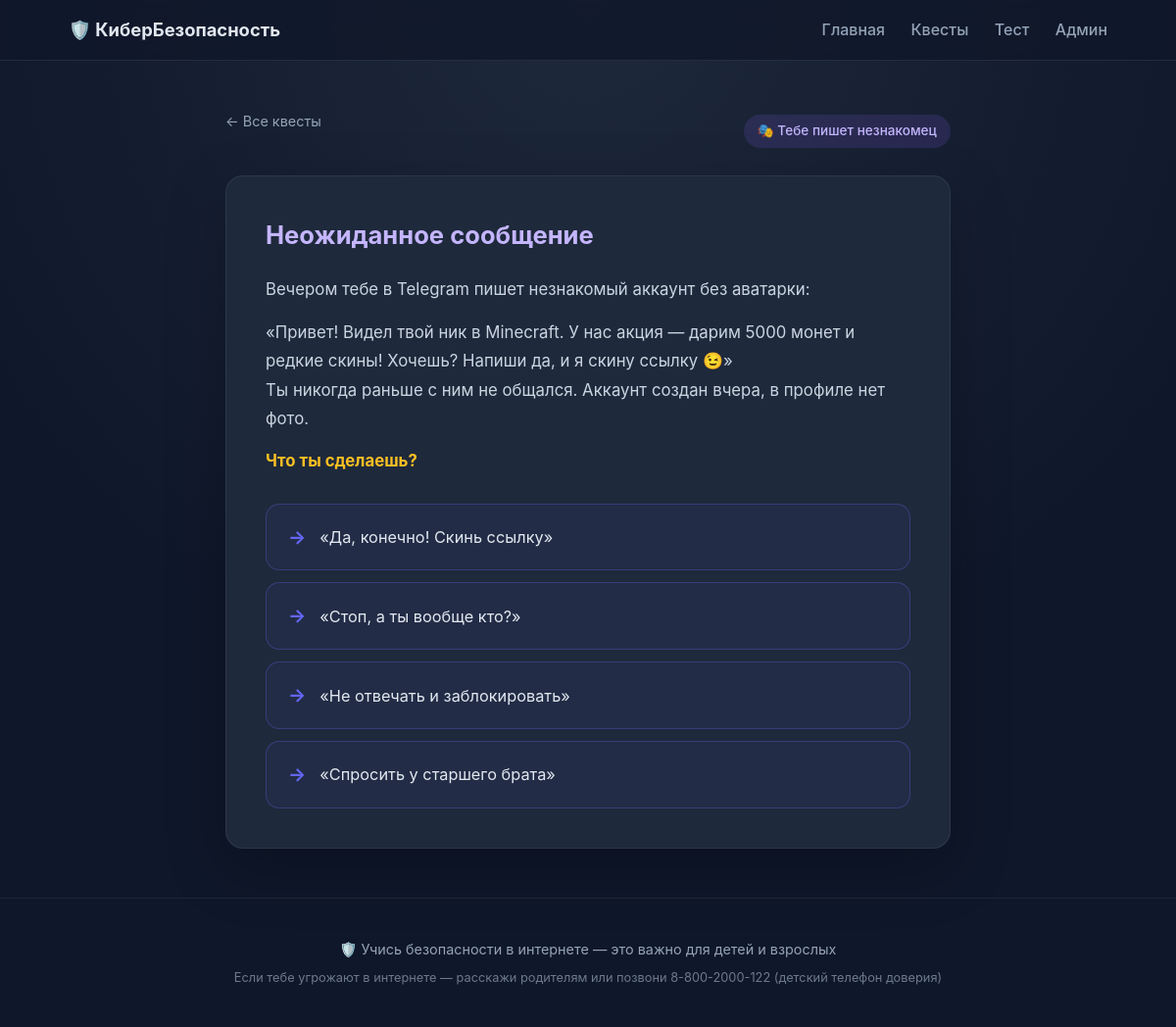
Screenshot of /quest/stranger-message/scene/1/ with the database file from the repository.
### core/models.py (models this page shows, shortened)
class Quest(models.Model):
    title = models.CharField('Название квеста', max_length=200)
    slug = models.SlugField('URL', unique=True)
    description = models.TextField('Описание для карточки')
    icon = models.CharField('Иконка (эмодзи)', max_length=10, default='🎭')
    color = models.CharField('Цвет карточки', max_length=7, default='#8b5cf6')
    order = models.PositiveIntegerField('Порядок', default=0)
    start_scene = models.ForeignKey(
        'QuestScene',
        related_name='+',
        null=True, blank=True,
        on_delete=models.SET_NULL,
        verbose_name='Стартовая сцена'
    )
    class Meta:
        ordering = ['order']
        verbose_name = 'Квест'
        verbose_name_plural = 'Квесты'

class QuestScene(models.Model):
    quest = models.ForeignKey(Quest, related_name='scenes',
                              on_delete=models.CASCADE, verbose_name='Квест')
    title = models.CharField('Заголовок сцены', max_length=200)
    text = models.TextField('Текст ситуации (можно HTML)')
    is_ending = models.BooleanField('Финальная сцена', default=False)
    ending_type = models.CharField(
        'Тип финала', max_length=10, blank=True,
        choices=[
            ('good', '✅ Хороший'),
            ('bad', '❌ Плохой'),
            ('neutral', '🤔 Нейтральный'),
        ]
    )
    class Meta:
        ordering = ['id']
        verbose_name = 'Сцена квеста'
        verbose_name_plural = 'Сцены квестов'

class QuestChoice(models.Model):
    scene = models.ForeignKey(QuestScene, related_name='choices',
                              on_delete=models.CASCADE, verbose_name='Сцена')
    text = models.CharField('Текст выбора', max_length=200)
    next_scene = models.ForeignKey(
        QuestScene, related_name='+',
        on_delete=models.CASCADE,
        verbose_name='Ведёт к сцене'
    )
    order = models.PositiveIntegerField('Порядок', default=0)
    class Meta:
        ordering = ['order']
        verbose_name = 'Вариант выбора'
        verbose_name_plural = 'Варианты выбора'

### core/views.py (the view)
# urls.py: path('quest/<slug:slug>/scene/<int:scene_id>/', views.quest_scene, name='quest_scene'),
def quest_scene(request, slug, scene_id):
    quest = get_object_or_404(Quest, slug=slug)
    scene = get_object_or_404(QuestScene, id=scene_id, quest=quest)
    return render(request, 'core/scene.html', {
        'quest': quest,
        'scene': scene,
    })

### core/templates/core/scene.html (shortened to what this page needs)
{% extends 'core/base.html' %}
{% load static %}
{% block content %}
<section class="container quest-scene">
  <div class="quest-header">
    <a href="{% url 'quest_list' %}" class="back">← Все квесты</a>
    <span class="quest-label">{{ quest.icon }} {{ quest.title }}</span>
  </div>
  <div class="scene-card">
    <h1 class="scene-title">{{ scene.title }}</h1>
    <div class="scene-text">{{ scene.text|safe }}</div>
    {% if scene.is_ending %}
      <div class="ending ending-{{ scene.ending_type }}">
        {% if scene.ending_type == 'good' %}
          <div class="ending-emoji">🎉</div>
          <h2>Отличный финал!</h2>
          <p>Ты поступил правильно. Так держать!</p>
        {% elif scene.ending_type == 'bad' %}
          <div class="ending-emoji">💔</div>
          <h2>Плохой финал</h2>
          <p>Так делать не стоит. Давай попробуем ещё раз?</p>
        {% else %}
          <div class="ending-emoji">🤔</div>
          <h2>Нейтральный финал</h2>
          <p>Можно было бы поступить лучше.</p>
        {% endif %}
      </div>
      <div class="scene-actions">
        <a href="{{ quest.get_absolute_url }}" class="btn">🔄 Пройти заново</a>
        <a href="{% url 'quest_list' %}" class="btn btn-secondary">К другим квестам</a>
      </div>
    {% else %}
      <div class="choices">
        {% for c in scene.choices.all %}
          <a href="{% url 'quest_scene' quest.slug c.next_scene.id %}" class="choice">
            <span class="choice-arrow">→</span>
            <span>{{ c.text }}</span>
          </a>
        {% empty %}
          <p class="empty">В этой сцене нет выборов. Добавь их в админке.</p>
        {% endfor %}
      </div>
    {% endif %}
  </div>
</section>
{% endblock %}

### static/css/style.css (style rules this page uses)
:root { --bg: #0f172a; --card: #1e293b; --text: #e2e8f0; --muted: #94a3b8; --primary: #6366f1; --radius: 18px; }
* { box-sizing: border-box; margin: 0; padding: 0; }
body { font-family: 'Inter', -apple-system, 'Segoe UI', Roboto, sans-serif; background: radial-gradient(circle at top, #1e293b, #0f172a 60%); color: var(--text); line-height: 1.6; min-height: 100vh; display: flex; flex-direction: column; }
.container { max-width: 1100px; margin: 0 auto; padding: 0 20px; }
.back { color: var(--muted); text-decoration: none; font-size: .9rem; display: block; margin-bottom: 20px; }
.quest-scene { max-width: 780px; padding: 50px 20px; }
.quest-header { display: flex; justify-content: space-between; align-items: center; margin-bottom: 24px; flex-wrap: wrap; gap: 12px; }
.quest-label { background: rgba(139, 92, 246, .15); color: #c4b5fd; padding: 6px 14px; border-radius: 999px; font-size: .85rem; font-weight: 500; }
.scene-card { background: var(--card); border-radius: var(--radius); padding: 40px; border: 1px solid rgba(148, 163, 184, .12); box-shadow: 0 20px 60px rgba(0, 0, 0, .25); }
.scene-title { font-size: 1.6rem; margin-bottom: 20px; color: #c4b5fd; }
.scene-text { font-size: 1.05rem; line-height: 1.75; color: #cbd5e1; margin-bottom: 28px; }
.scene-text p { margin-bottom: 14px; }
.scene-text strong { color: #fbbf24; }
.choices { display: flex; flex-direction: column; gap: 12px; }
.choice { display: flex; align-items: center; gap: 14px; background: rgba(99, 102, 241, .06); border: 1px solid rgba(99, 102, 241, .3); border-radius: 14px; padding: 18px 22px; color: var(--text); text-decoration: none; font-size: 1.02rem; transition: all .2s ease; position: relative; }
.choice-arrow { color: var(--primary); font-size: 1.2rem; font-weight: 700; flex-shrink: 0; }

### rows the page displays
Quest: icon "🎭", title "Тебе пишет незнакомец"
QuestScene: title "Неожиданное сообщение", text "Вечером тебе в Telegram пишет незнакомый аккаунт без аватарки: «Привет! Видел твой ник в Minecraft. У нас акция — дарим 5000 монет и редкие скины! Хочешь? Напиши да, и я скину ссылку 😉» Ты никогда раньше с ним не общался. Аккаунт создан вчера, в профиле нет фото. Что ты сделаешь?"
QuestChoice: text "«Да, конечно! Скинь ссылку»"
QuestChoice: text "«Стоп, а ты вообще кто?»"
QuestChoice: text "«Не отвечать и заблокировать»"
QuestChoice: text "«Спросить у старшего брата»"
